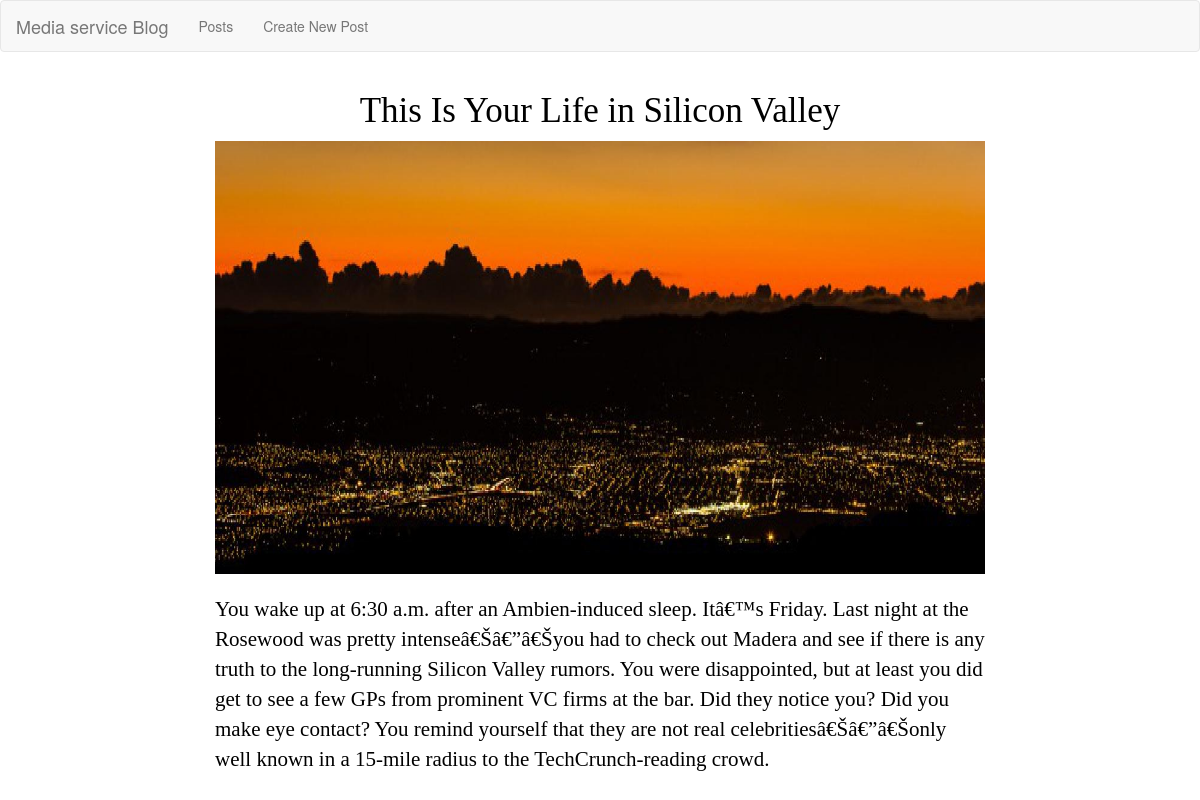
The page /blog.php?id=55 on the database its author committed.
### tables this page shows
CREATE TABLE `blog` (
  `id` int(11) NOT NULL,
  `title` varchar(250) NOT NULL,
  `content` varchar(1000) NOT NULL,
  `image` varchar(500) NOT NULL,
  `datetime` timestamp NOT NULL DEFAULT CURRENT_TIMESTAMP
);

### blog.php (the view, shortened to what this page needs)
<?php
$id = $_GET['id'];
$link = new mysqli("localhost", "root", "", "kanishk");
$sql = "SELECT *  FROM blog WHERE id = ".$id;
$q = $link->query($sql);
$row = $q->fetch_row();
$title = $row[1];
$content = $row[2];
?>
<!DOCTYPE html>
<html lang="en">
  <head>
    <link href="css/bootstrap.min.css" rel="stylesheet">
    <link href="css/style.css" rel="stylesheet">
  </head>
  <body>
  <nav class="navbar navbar-default">
		  <div class="container-fluid">
		    <div class="navbar-header">
		      <a class="navbar-brand" href="#">Media service Blog</a>
		    </div>
		    <div class="collapse navbar-collapse" id="bs-example-navbar-collapse-1">
		      <ul class="nav navbar-nav">
		        <li><a href="index.php">Posts</a></li>
		        <li><a href="upload.php">Create New Post</a></li>
       	      </ul>
		    </div>
		  </div>
		</nav>
    <div class="container-fluid">
	<div class="row">
		<div class="col-md-12">
				<h1 class="text-success text-center" style="color:black; font-size:250%; font-family: verdana;">
				 <?php echo $title; ?>
				</h1>
		</div>
	</div>
	<div class="row">
		<div class="col-md-8 col-md-offset-2">
			<img class="center-block img-responsive" alt=" Image Preview" id="header_image">
		</div>
	</div>
	<br>
	<div class="row">
		<div class="col-md-8 col-md-offset-2">
			<p  style=" color: black;
    					font-family: Georgia;
   					 	font-size: 150%;">
				<?php echo $content; ?>
			</p>
		</div>
	</div>
</div>
  </body>
</html>

### rows shown on the page
blog: title "This Is Your Life in Silicon Valley", content "You wake up at 6:30 a.m. after an Ambien-induced sleep. Itâ€™s Friday. Last night at the Rosewood was pretty intenseâ€Šâ€”â€Šyou had to check out Madera and see if there is any truth to the long-running Silicon Valley rumors. You were disappointed, but at least you did get to see a few GPs from prominent VC firms at the bar. Did they notice you? Did you make eye contact? You remind yourself that they are not real celebritiesâ€Šâ€”â€Šonly well known in a 15-mile radius to the TechCrunch-reading crowd."
